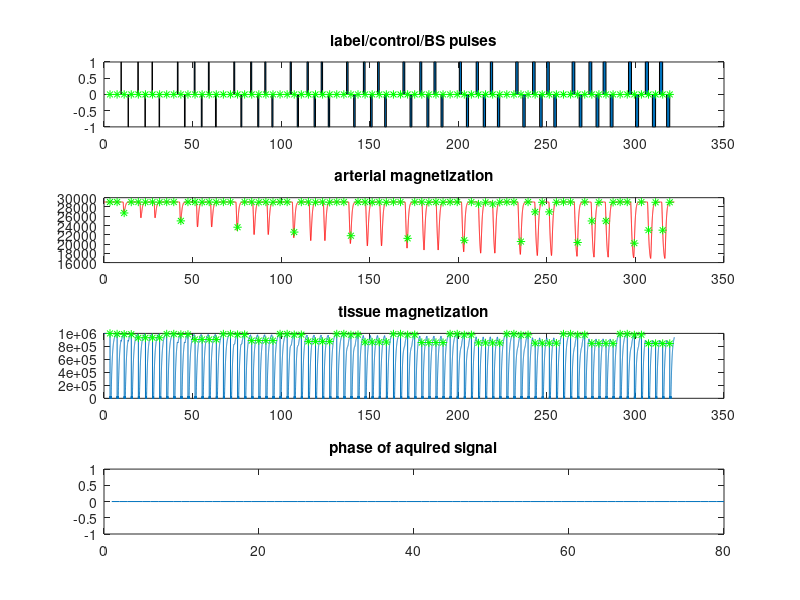
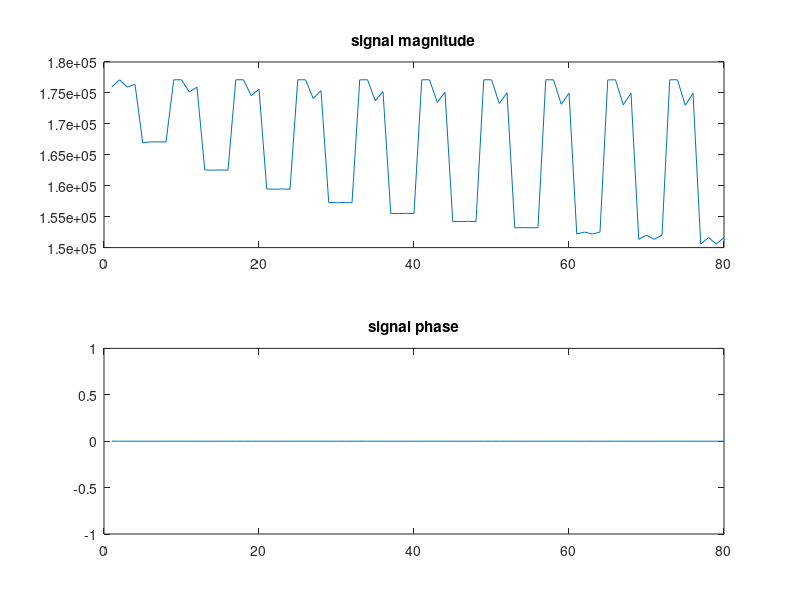
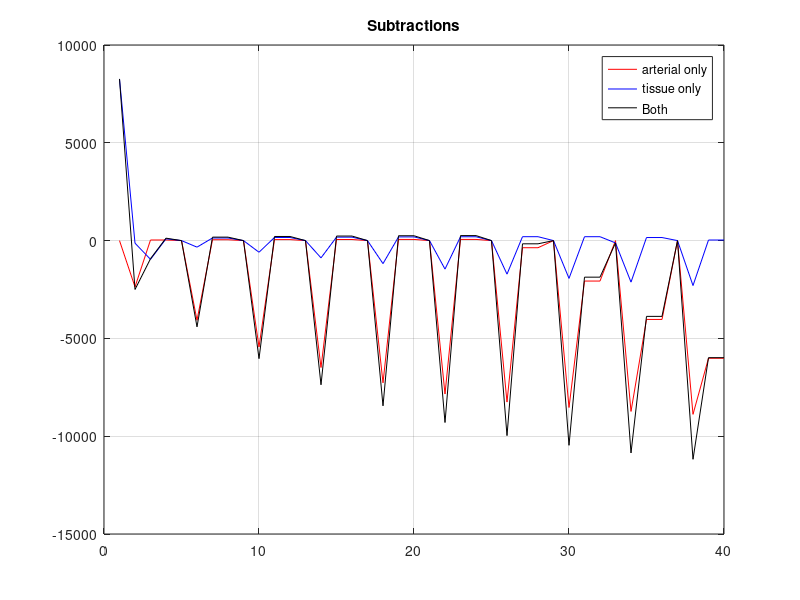
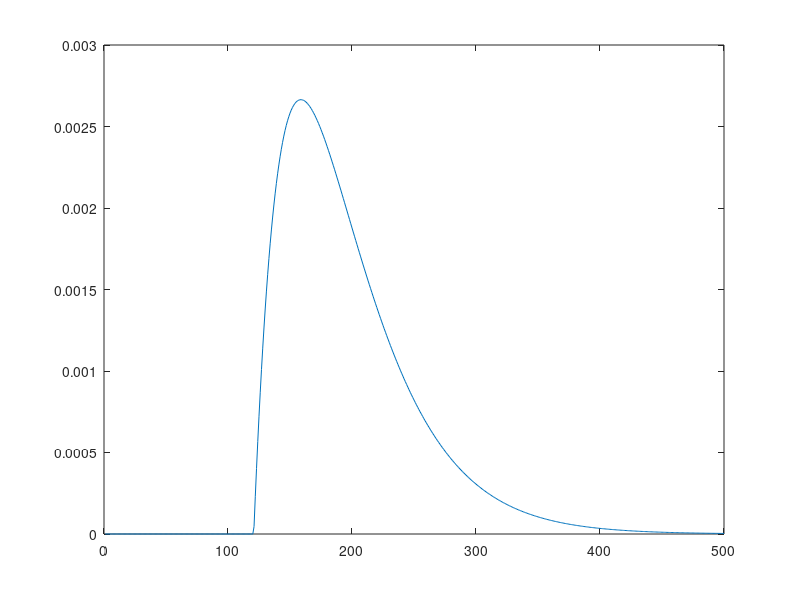

Write MATLAB code to recreate these figures, in order.
function obs = gen_signals_140104(parms, getAQfromfile, dofigs)
% set up parms for pulse sequence and known constants
% ... time units are in seconds
% This version includes 
% 1) some silent labeling periods
% 2) It varies the tagging durations
% 3) It turns on and off the post-inversion delays

if nargin==0

    
    f =         0.015;
    mtis0 =     10e5 ;
    cbva =      0.02 ;
    transit=    1.2 ;
    kfor =      0.2; % 1e-2 ;
    r1tis =     1/1.4  ;
    beta =      15*pi/180 ; % flip angle in radians
    L = 1;
    %
    
    f = 0.01 
    cbva =0.0323 
    transit = 1.2
    kfor = 0.2632 
    r1tis = 1.3971
    mtis0 =     10e5 ;
    beta =      10*pi/180 ; % flip angle in radians
    L = 1;
    %

    
    parms = struct( ...
        'mtis0', mtis0,...
        'f', f , ...  % perfusion in ml/s/g
        'cbva' ,  cbva , ...
        'transit', transit,...
        'kfor', kfor, ...
        'r1tis', r1tis, ...
        'beta', beta);
    
    getAQfromfile=0;
    dofigs = 1;
end

dt = 0.01;
Disp = 0.1/dt;
Disp = 2;  % more realistic
r1a = 1/1.6;

% get parms from the input structure
mtis0 = parms.mtis0;
f = parms.f;
cbva = parms.cbva;
transit = parms.transit;
kfor = parms.kfor;
r1tis = parms.r1tis;
beta = parms.beta;

mt_aqs = [];

PID = 0.01;
TR = sort(repmat( [1:0.15:3.85], [1,4]));
label_dur = sort(repmat([0.1 : 0.15 : 2.95 ], [1,4])); %  ]TR - 0.600 - 0.300;

%% reverse the order of the TRs, etc 
%{
oldorder = 1:length(TR);
neworder = oldorder(end:-1:1);

label_dur = label_dur(neworder);
TR = TR(neworder);
%}
%%
TR =        sort(repmat( linspace(2.2, 4, 20) , [1,4]));

label_dur = sort(repmat( linspace(0.2, 1.8, 20) , [1,4])); %  ]TR - 0.600 - 0.300;
TR(:) = 4;

PID = PID*ones(size(label_dur));
PID(3:8:end) = 1.6;
PID(4:8:end) = 1.6;
%PID = sort(repmat( linspace(0.2, 2, 10) , [1,8]));

label_dur(1:8:end) = 0;
label_dur(2:8:end) = 0;

%TR = TR + 1.2;
%PID = PID + 1.2

aqtimes = cumsum(TR) - 0.6 ;  % acquisition happens 10 ms after labeling
duration = sum(TR)+2;

% this defines the number of images:
N = length(label_dur);

label_start = cumsum(TR) - label_dur - PID - 0.6;

% % % % % % % % % % % % % % % % % % % % % % % % % % % % % % % % % % % % %

% labeling function can have 3 values: off(0), label (1), control(-1)
t = 0:dt:duration;


labelfun = zeros(length(t),1);
aqfun = zeros(size(t));
satfun = zeros(size(t));


for n=1:N
    % begin label
    ind1 = floor(label_start(n)/dt + 1);
    %end label
    ind2 = floor((label_start(n) + label_dur(n))/dt);
    
    if mod(n,2)==0
        labelfun(ind1:ind2) = -1;
    else
        labelfun(ind1:ind2) = 1;
    end
    
    % acquire image 100 ms after end of label
    ind3 = floor(aqtimes(n)/dt);
    aqfun(ind3) = 1;

    % Magnetization is tipped during whole acquisition period
    % saturation function to describe when the magnetization is tipped for imaging 
    ind4 = ind3 + [0:0.03:0.6]/dt;
    satfun(floor(ind4)) = 1;

    
end
aqfun = aqfun(1:length(labelfun));

aqs = find(aqfun);


%%% remove background suppression  ****

%%%%%%%%%%%%%%%%
% form an arterial dispersion kernel (only need to do this once)
ttmp = linspace(0,5, 5/dt)';
art_kernel = (ttmp-transit).* exp(-Disp *(ttmp-transit));
art_kernel(art_kernel<0)=0;
art_kernel = art_kernel / sum(art_kernel);  %normalize the mass in the dispersion

decay = ones(size(ttmp));
decay = exp(-ttmp*r1a);
art_kernel = art_kernel .* decay;

figure(10)
plot(art_kernel)

inp = zeros(size(labelfun));
inp(labelfun==1) = 1;  % in this case we get arterial spin saturation
%inp(labelfun==0.5) = 0;  % in this case we get arterial spin saturation

% convolve with dipersion kernel
% in order to obtain the arterial signal
% assume that the arterial volume is 100% for input function
ma =  mtis0 *(1 - 2*0.8* conv(inp, art_kernel));

% remove padding from both ends
%ma = ma(length(ttmp):end);
ma = ma(1:length(labelfun));
%ma = ma * mtis0/max(ma);

% there is a short lag between arriving at the voxel and getting into the
% tissue.  It's from 200 to 500 ms.
trans2 = 0.200 ;
inma = zeros(size(ma));
inma(trans2/dt +1: end) = ma(1: end - trans2/dt) ;

% now the fun part: calculate the tissue function
% make a matgnetization transfer function

mtr = kfor * ~~(labelfun);  % we always get the same RF power and MT whether there is label or not.
m = mtis0 * ones(size(labelfun));

for n=3:length(t)
    % the modified Blocj equation has
    % t1 decay,  magnetization transfer, inflow, outflow
    dm = (mtis0 - m(n-1))*r1tis - mtr(n-1)*m(n-1) + f * inma(n-1) - f*m(n-1)/0.9;

    m(n) = m(n-1) + dm*dt;
    
    % the Mz gets reset by the sampling RF pulses
    if satfun(n-2)==1
        m(n) =  0 ; % m(n-1)*cos(beta);
        %ma(n) = 0;
    end
    
end

% adjust ma to reflect the blood volume, not just for a 100% voxel
ma = cbva*0.9*ma;

obs = m(aqs) + ma(aqs);%%%%%%%%%%%%%%%%%%%%%%%

% Use this if there are DUMMY SCANS
obs(1) = obs(3);


% modification:  signals are complex.
% Arterial and tissue compartments will acquire different amounts of
% phase during readout


m_phi = 0 ; % 0.1;
ma_phi = 0; % 2;

% obs = m(aqs)*sin(beta)*exp(-i*m_phi) + ma(aqs)*sin(beta)*exp(-i*ma_phi);
%obs = obs(3:end);
%obs = ma(aqs);

obs = obs * sin(beta);

sigs = ma(aqs);
con = sigs(1:2:end);
tag = sigs(2:2:end);
asub = con-tag;

sigs = m(aqs);
con = sigs(1:2:end);
tag = sigs(2:2:end);
tsub = con-tag;

tot_sub = asub + tsub;

if dofigs
    figure(1)
    subplot(411)
    area(t,labelfun)
    hold on
    %    plot(t,tmp_inp)
    %     plot(t,bsfun,'r')
    %     plot(t(aqs),bsfun(aqs),'g*')
    title('label/control/BS pulses')
    hold on
    plot(t(aqs),labelfun(aqs),'g*')
    hold off
    
    subplot(412)
    
    plot(t,ma,'r')
    hold on
    plot(t(aqs),ma(aqs),'g*')
    hold off
    title('arterial magnetization')
    
    subplot(413)
    plot(t,m)
    hold on
    plot(t(aqs),m(aqs),'g*')
    hold off
    title('tissue magnetization')
    
    subplot(414)
    plot(angle(obs))
    
    title('phase of aquired signal')
    
    
    figure(5)
    subplot(211)
    plot(abs(obs)); title('signal magnitude')
    subplot(212)
    plot(angle(obs)); title('signal phase')
    
    figure (6)
    plot(asub,'r'); hold on;
    plot(tsub,'b')
    plot(tot_sub,'k')
    title('Subtractions')
    legend('arterial only','tissue only', 'Both')
    grid on
    hold off
    
    drawnow
end

end
